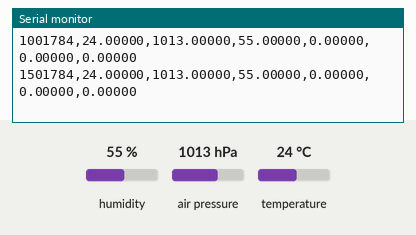
Recording of a sketch running on a simulated Arduino Uno, built with avr-gcc and run on an emulated ATmega328P. Shown: the last lines printed to the serial monitor. Inputs (shaded band) come from the test bench; at power-on: humidity 55 %, air pressure 1013 hPa, temperature 24 °C.

Above: at 1.8 s.
1.9 s: humidity set to 22 %
At 2.4 s:
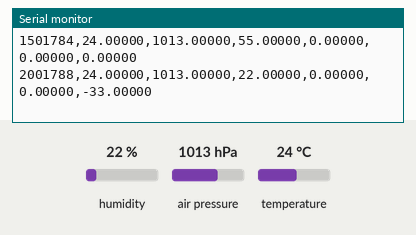
3.4 s: air pressure set to 952 hPa
At 3.9 s:
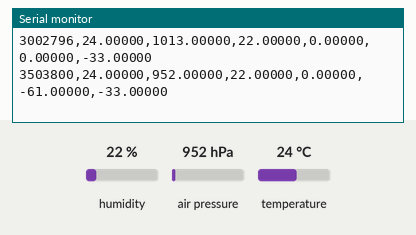
4.9 s: temperature set to 12 °C
At 5.31 s:
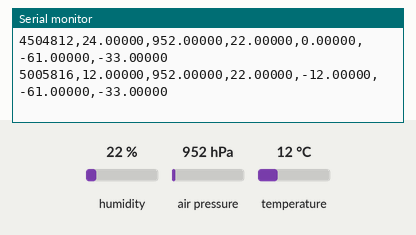
Timing chart, 0 to 7.9 s (numbered marks = the images above; inputs shaded):
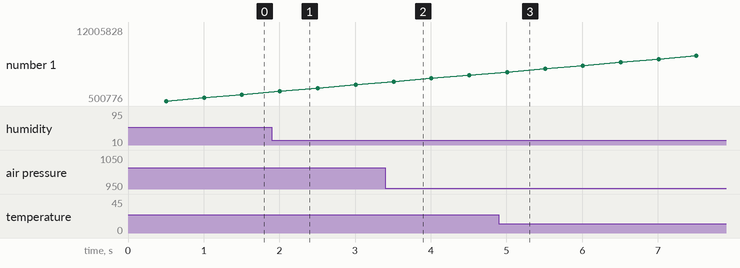

The sketch:

BME280_DriftMonitor.ino
```cpp
#include <Wire.h>
#include <Adafruit_Sensor.h>
#include <Adafruit_BME280.h>

#ifndef BB_SAMPLE_INTERVAL_US
#define BB_SAMPLE_INTERVAL_US 500000UL
#endif

Adafruit_BME280 bme;
unsigned long last_sample_us = 0;
bool have_baseline = false;
float t0 = 0.0f, p0 = 0.0f, h0 = 0.0f;

void setup() {
  Serial.begin(115200);
  if (!bme.begin(0x76) && !bme.begin(0x77)) while (true) delay(1000);
}

void loop() {
  const unsigned long now = micros();
  if ((unsigned long)(now - last_sample_us) < (unsigned long)BB_SAMPLE_INTERVAL_US) return;
  last_sample_us = now;
  const float t = bme.readTemperature();
  const float p = bme.readPressure() / 100.0f;
  const float h = bme.readHumidity();
  if (!have_baseline) { t0 = t; p0 = p; h0 = h; have_baseline = true; }
  Serial.print(now); Serial.print(',');
  Serial.print(t, 5); Serial.print(',');
  Serial.print(p, 5); Serial.print(',');
  Serial.print(h, 5); Serial.print(',');
  Serial.print(t - t0, 5); Serial.print(',');
  Serial.print(p - p0, 5); Serial.print(',');
  Serial.println(h - h0, 5);
}
```

Measured:
- after the input at 1.9 s, the serial monitor: prints a new line after 0.11 s (image 1)
- after the input at 3.4 s, the serial monitor: prints a new line after 0.11 s (image 2)
- after the input at 4.9 s, the serial monitor: prints a new line after 0.11 s (image 3)
- plotted number 1: 1501784 → 3002796 after the input at 1.9 s, 3002796 → 4504812 after the input at 3.4 s, 4504812 → 12005828 after the input at 4.9 s
